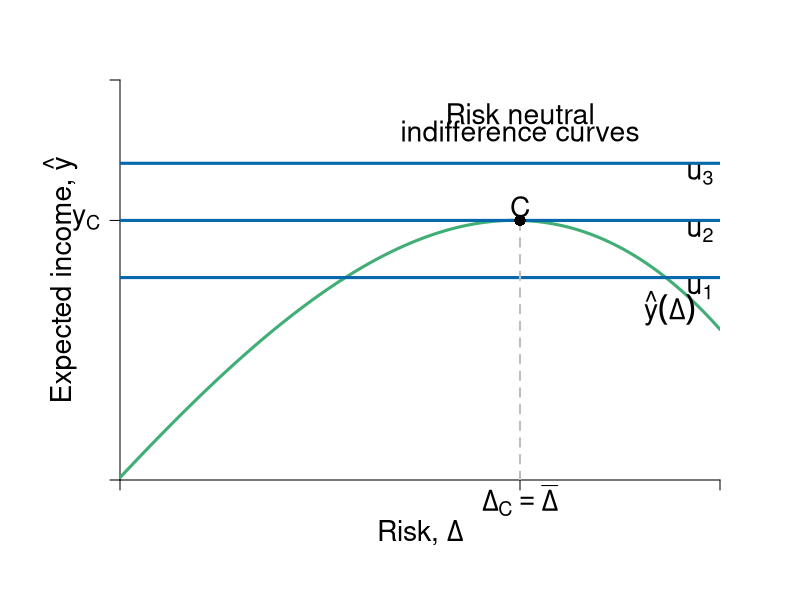

This figure's R source:
#Graph Designer: Simon Halliday & Riley Boeth '17
#Authors: Bowles, Foley and Halliday
#Title: Coordination, Conflict and Competition: A Text in Microeconomics

library(shape)
require(shape)
pdf(file = "capitalism/risks_feasible_neutral.pdf", width = 10, height = 8)


#Set parameters for graphics
axislabelsize <- 1.7
labelsize <- 1.7
graphlinewidth <- 3
segmentlinewidth <- 2

COL <- c("#7fc97f", "#beaed4", "#fdc086", "#ffff99", "#386cb0", "#f0027f", "#bf5b17", "#666666")
COLA <- c("#e0f3db", "#99d8c9","#66c2a4","#41ae76", "#238b45", "#005824")
COLB <- c("#c6dbef", "#4eb3d3", "#2b8cbe", "#0868ac","#084081")
COLC <- c("#fcfbfd", "#efedf5", "#dadaeb", "#bcbddc", "#9e9ac8", "#807dba", "#6a51a3", "#54278f", "#3f007d")

#Edited the margins to cater for the larger LHS labels
par(mar =  c(6, 6, 4, 4))

#Indifference curves of a risk-averse homo economicus (1st graph out of the two for 4.7)

indiffA1 <- function(x, uA = 5, rmax=  .7, xmax = 15) {
  uA + (1/2)*(rmax/xmax)*(x^2)
}

#rmax*x
#indiffA <- function(x, ua=2) {
#  ua + (1/12)*(x)^2
#}

#Average wealth function 

avgwealth <- function(x){
  (1.08)*((-1/35)*(((-((.9)*x-36))^2))+36.8+((-1/10)*(x-4)+(-1/1000)*((x-3)^3)))
}

#Add limits on axes and levels of utility for each indifference curve
ylims <- c(0, 35)
xlims <- c(0, 30)

npts <- 501 
x <- seq(xlims[1], xlims[2], length.out = npts)
y <- seq(ylims[1], ylims[2], length.out = npts) 

plot(0, 0, xlim = xlims, ylim = ylims, type = "n",
     xlab = expression(paste("")),
     ylab = expression(paste("")), 
     xaxt = "n", 
     yaxt = "n", 
     bty = "n", 
     xaxs="i", 
     yaxs="i"
)

#x and y limits with plain axes without ticks/numbers to match previous graph

ticksx <- c(0, 20, xlims[2])
xlabels <- c(NA, expression(paste(Delta[C] == bar(Delta))), NA)
ticksy <- c(0, avgwealth(20), ylims[2])
ylabels <- c(NA, expression(paste(y[C])), NA)



axis(1,at = ticksx,  pos = 0, labels = xlabels, cex.axis = axislabelsize)
axis(2,at = ticksy,  pos = 0, labels = ylabels, las = 1, cex.axis = axislabelsize)

npts <- 500 
xx1 <- seq(xlims[1], xlims[2], length.out = npts)
xx2 <- seq(0, xlims[2], length.out = npts)
xx3 <- seq(xlims[1], 0, length.out = npts)
xx4 <- seq(-11, 0, length.out = npts)


# lines(xx1, indiffA1(xx1, uA= 8.3), col = COLB[4], lwd = graphlinewidth)
# lines(xx1, indiffA1(xx1, uA = 16), col = COLB[4], lwd = graphlinewidth)
# lines(xx1, indiffA1(xx1, uA = 23.7), col = COLB[4], lwd = graphlinewidth)
lines(xx1, avgwealth(xx1), col = COLA[4], lwd = graphlinewidth)


#Axis labels and draw linear utility function
mtext(expression(paste("Risk, ", Delta)), side = 1, line = 2.5, cex = axislabelsize)
text(-3, 0.5*ylims[2], expression(paste("Expected income, ", hat(y))), xpd = TRUE, cex = axislabelsize, srt = 90) 


text(29-1.5, avgwealth(29), expression(paste(hat(y)(Delta))), xpd = TRUE, cex = labelsize)

#Label various points on line

segments(0, avgwealth(x = 20), xlims[2], avgwealth(x = 20), lty = 1, col = COLB[4], lwd = graphlinewidth)
segments(0, avgwealth(x = 20) - 5, xlims[2], avgwealth(x = 20) - 5, lty = 1, col = COLB[4], lwd = graphlinewidth)
segments(0, avgwealth(x = 20) + 5, xlims[2], avgwealth(x = 20) + 5, lty = 1, col = COLB[4], lwd = graphlinewidth)

#points(25, avgwealth(25), pch = 16, col = "black", cex = 1.5)
# 
# text(23.63, avgwealth(23.63)+1.1, expression(paste("c")), cex = labelsize)
# points(23.63, avgwealth(23.63), pch = 16, col = "black", cex = 1.5)
# 
text(20, avgwealth(20)+1.2, expression(paste(C)), cex = labelsize)
segments(20, 0, 20, avgwealth(20), lty = 2, col = "gray", lwd = segmentlinewidth)
points(20, avgwealth(20), pch = 16, col = "black", cex = 1.5)
# 

#label the three indifference curves
text(29, avgwealth(20) +4, expression(paste(u[3])), xpd = TRUE, cex = labelsize)
text(29, avgwealth(20) - 1, expression(paste(u[2])),  xpd = TRUE, cex = labelsize)
text(29, avgwealth(20) - 6, expression(paste(u[1])),  xpd = TRUE, cex = labelsize)

#text(17, 38.5, expression(paste("Inequality Averse")), xpd = TRUE, cex = labelsize)
text(20, 32, expression(paste("Risk neutral")), xpd = TRUE, cex = labelsize)
text(20, 30.5, expression(paste("indifference curves")), xpd = TRUE, cex = labelsize)



dev.off()
